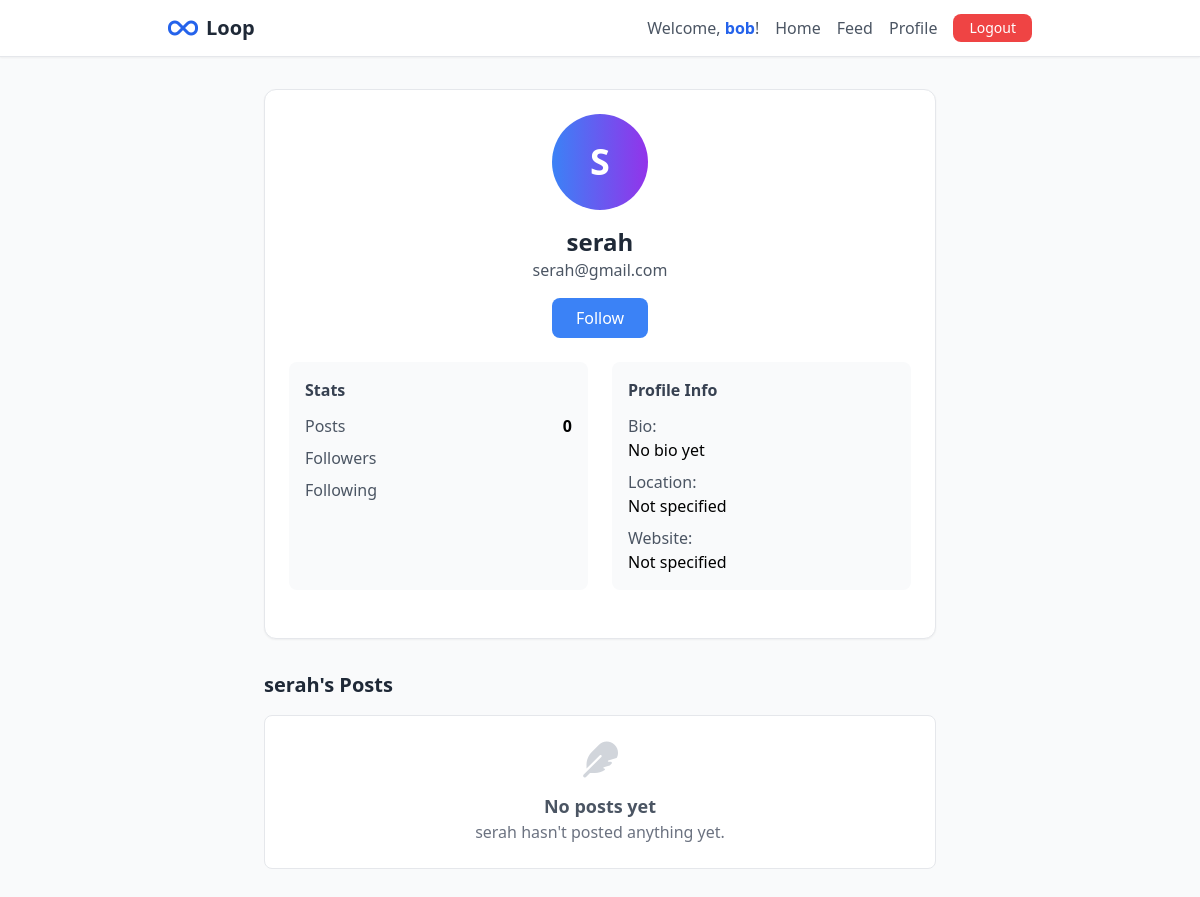
/profile/serah/ (signed in), run on the app's committed database.
### loop_app/models.py (models this page shows, shortened)
class User(AbstractUser):
    profile_picture = models.ImageField(upload_to='profile_pics/', blank=True, null=True)
    bio = models.TextField(max_length=500, blank=True)
    website = models.URLField(blank=True)
    location = models.CharField(max_length=100, blank=True)
    class Meta:
        app_label = 'loop_app'

### loop_app/views.py (the view)
# urls.py: path('profile/<str:username>/', views.user_profile_page, name='user-profile'),
def user_profile_page(request, username):
    profile_user = get_object_or_404(User, username=username)
    return render(request, 'user_profile.html', {'profile_user': profile_user})

### loop_app/templates/user_profile.html (shortened to what this page needs)
{% extends 'base.html' %}
{% block content %}
<div class="max-w-2xl mx-auto">
    <div class="bg-white rounded-xl shadow-sm border p-6">
        <div class="text-center mb-6">
            <div class="w-24 h-24 bg-gradient-to-r from-blue-500 to-purple-600 rounded-full flex items-center justify-center text-white text-4xl font-bold mx-auto mb-4">
                {{ profile_user.username.0|upper }}
            </div>
            <h1 class="text-2xl font-bold text-gray-800">{{ profile_user.username }}</h1>
            <p class="text-gray-600">{{ profile_user.email }}</p>
            {% if user.is_authenticated and user.id != profile_user.id %}
            <div class="mt-4">
                <button onclick="followUser('{{ profile_user.id }}')" id="followBtn"
                    class="bg-blue-500 hover:bg-blue-600 text-white px-6 py-2 rounded-lg font-medium transition">
                    Follow
                </button>
            </div>
            {% endif %}
        </div>
        <div class="grid grid-cols-1 md:grid-cols-2 gap-6 mb-6">
            <div class="bg-gray-50 rounded-lg p-4">
                <h3 class="font-semibold text-gray-700 mb-3">Stats</h3>
                <div class="space-y-2">
                    <div class="flex justify-between">
                        <span class="text-gray-600">Posts</span>
                        <span class="font-semibold">{{ profile_user.posts.count }}</span>
                    </div>
                    <div class="flex justify-between">
                        <span class="text-gray-600">Followers</span>
                    </div>
                    <div class="flex justify-between">
                        <span class="text-gray-600">Following</span>
                    </div>
                </div>
            </div>
            <div class="bg-gray-50 rounded-lg p-4">
                <h3 class="font-semibold text-gray-700 mb-3">Profile Info</h3>
                <div class="space-y-2">
                    <div>
                        <span class="text-gray-600">Bio:</span>
                        <p class="font-medium">{{ profile_user.bio|default:"No bio yet" }}</p>
                    </div>
                    <div>
                        <span class="text-gray-600">Location:</span>
                        <p class="font-medium">{{ profile_user.location|default:"Not specified" }}</p>
                    </div>
                    <div>
                        <span class="text-gray-600">Website:</span>
                        <p class="font-medium">
                            {% if profile_user.website %}
                                <a href="{{ profile_user.website }}" target="_blank" class="text-blue-600 hover:underline">{{ profile_user.website }}</a>
                            {% else %}
                                Not specified
                            {% endif %}
                        </p>
                    </div>
                </div>
            </div>
        </div>
    </div>
    <div class="mt-8">
        <h2 class="text-xl font-bold text-gray-800 mb-4">{{ profile_user.username }}'s Posts</h2>
        <div id="userPosts" class="space-y-4">
        </div>
    </div>
</div>
{% endblock %}

### loop_app/templates/base.html (shortened to what this page needs)
<!DOCTYPE html>
<html lang="en">
<head>
    <script src="https://cdn.tailwindcss.com"></script>
    <link rel="stylesheet" href="https://cdnjs.cloudflare.com/ajax/libs/font-awesome/6.4.0/css/all.min.css">
</head>
<body class="bg-gray-50 min-h-screen">
    <nav class="bg-white shadow-sm border-b">
        <div class="max-w-4xl mx-auto px-4 py-3">
            <div class="flex justify-between items-center">
                <div class="flex items-center space-x-2">
                    <i class="fas fa-infinity text-blue-600 text-2xl"></i>
                    <span class="text-xl font-bold text-gray-800">Loop</span>
                </div>
                <div class="flex items-center space-x-4">
                    {% if user.is_authenticated %}
                        <span class="text-gray-600">Welcome, <span class="font-semibold text-blue-600">{{ user.username }}</span>!</span>
                        <a href="{% url 'home' %}" class="text-gray-600 hover:text-blue-600 transition">Home</a>
                        <a href="{% url 'feed' %}" class="text-gray-600 hover:text-blue-600 transition">Feed</a>
                        <a href="{% url 'profile' %}" class="text-gray-600 hover:text-blue-600 transition">Profile</a>
                        <button onclick="logout()" class="bg-red-500 hover:bg-red-600 text-white px-4 py-1 rounded-lg text-sm transition">Logout</button>
                    {% else %}
                        <a href="{% url 'login' %}" class="text-gray-600 hover:text-blue-600 transition">Login</a>
                        <a href="{% url 'register' %}" class="text-gray-600 hover:text-blue-600 transition">Register</a>
                    {% endif %}
                </div>
            </div>
        </div>
    </nav>
    <div class="max-w-4xl mx-auto px-4 py-8">
        {% block content %}{% endblock %}
    </div>
</body>
</html>

### data on the page
User: username "bob"
User: username.0 "S", username "serah", email "serah@gmail.com", posts.count "0", bio "No bio yet", location "Not specified"
